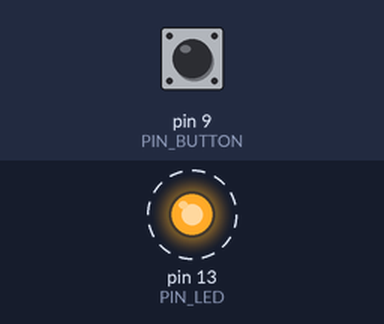
Bench run of a sketch on a simulated Arduino Uno, built with avr-gcc and run on an emulated ATmega328P. Parts: output pins drawn as LEDs (lit = HIGH). Dashed ring = blinking. Inputs (shaded band) come from the test bench; at power-on: pin 9 (PIN_BUTTON) LOW.

Above: at 0.5 s.
Timing chart, 0 to 4.6 s (numbered marks = the images above):
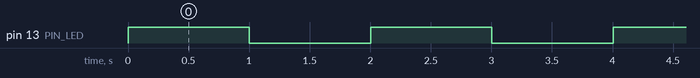

Measured:
- by itself, pin 13 (PIN_LED): alternates HIGH for 1.0 s and LOW for 1.0 s

The sketch:

da_blinkLedWithAButton.ino
```cpp
// blinking led with a button
// one led
// one R220 (if pin is not 13)
// one button

const byte PIN_LED = 13;
const byte PIN_BUTTON = 9;
bool buttonPressed = false;
int ledDelay = 1000;
bool ledBlinkState = HIGH;
long ledTimer;

void setup() {
  pinMode(PIN_BUTTON, INPUT);
  pinMode(PIN_LED, OUTPUT);

  ledTimer = millis();
}

void loop() {
  determineState();
  display();
}

void determineState() {
  checkBlinkTimer();
  checkButtonPress();
  determineLedState();
}

void checkBlinkTimer() {
  if (millis() - ledTimer > ledDelay) {
    ledTimer = millis();
    ledBlinkState = !ledBlinkState;
  }
}

void checkButtonPress() {
  buttonPressed = (digitalRead(PIN_BUTTON) == HIGH);
}

void determineLedState() {
  if (ledBlinkState || buttonPressed) {
    ledBlinkState = HIGH;
  } else {
    ledBlinkState = LOW;
  }
}

void display() {
  digitalWrite(PIN_LED, ledBlinkState);
}
```
